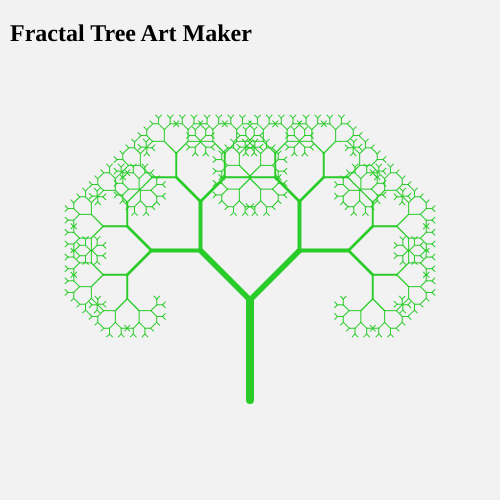
Frame 1 (no input)
Frame 2 (the mouse pressed at the canvas centre, redrawn once): identical to frame 1, image omitted

The p5.js sketch that drew this single still picture (run headless with seeded random() and noise() and a simulated clock; the mouse was pressed at the canvas centre and the sketch redrawn once):

// p5.js sketch
// ── sketch.js
let params = {
  angle1: 90,        // Angle between branches
  angle2: 0,         // Angular rotation for new branches
  branches: 2,       // Number of branches (now minimum 2)
  startLength: 100,  // Initial length
  lengthMult: 0.7,   // Length multiplier
  startWidth: 8,     // Initial width
  widthMult: 0.7,    // Width multiplier
  
  depth: 10,         // Recursion depth
  randomness: 0.0,   // Randomness factor
  hue: 120,          // Base color hue
  hueVariation: 20,  // Color variation
  colorVariation: false,  // Color variation mode (default false)
  solidHue: 120,     // Solid color hue
  solidSat: 80,      // Solid color saturation
  solidBright: 80,   // Solid color brightness
  branchGradient: false,  // Gradient along branches
  darkColors: false      // Use darker color palette
};

let labels = {};
let sliders = {};
let checkboxes = {};
let controlsOffsetX = 0;
let controlsOffsetY = 0;
let size = 500;

function setup() {
  createCanvas(size, size);
  colorMode(HSB, 360, 100, 100);
  noLoop();
  
  // Title
  labels.title = createElement('h2', 'Fractal Tree Art Maker').position(10, 0);

  controlsOffsetX = size + 10;
  controlsOffsetY -= 10;

  // ===== CORE PARAMETERS =====
  labels.heading1 = createElement('h3', 'Core Parameters').style('font-weight', 'bold').position(controlsOffsetX + 20, controlsOffsetY + 0);
  
  // Angle 1
  controlsOffsetY += 30;
  labels.angle1 = createElement('label', 'Branch Angle:').position(controlsOffsetX + 20, controlsOffsetY + 10); // Angle Between Branches
  sliders.angle1 = createSlider(0, 360, params.angle1);
  sliders.angle1.position(controlsOffsetX + 150, controlsOffsetY + 10);
  sliders.angle1.input(updateAndRedraw);
  
  // Angle 2
  controlsOffsetY += 30;
  labels.angle2 = createElement('label', 'Branch Rotation:').position(controlsOffsetX + 20, controlsOffsetY + 10);
  sliders.angle2 = createSlider(0, 360, params.angle2);
  sliders.angle2.position(controlsOffsetX + 150, controlsOffsetY + 10);
  sliders.angle2.input(updateAndRedraw);
  
  // Branches
  controlsOffsetY += 30;
  labels.branches = createElement('label', 'No. ofBranches:').position(controlsOffsetX + 20, controlsOffsetY + 10);
  sliders.branches = createSlider(2, 5, params.branches, 1); // Minimum braches are 2 to allow the use of two angles
  sliders.branches.position(controlsOffsetX + 150, controlsOffsetY + 10);
  sliders.branches.input(() => {
    params.branches = sliders.branches.value();
    updateAndRedraw();
  });
  
  // ===== SIZE CONTROLS =====
  controlsOffsetY += 40;
  labels.heading2 = createElement('h3', 'Size Controls').style('font-weight', 'bold').position(controlsOffsetX + 20, controlsOffsetY + 0);
  
  // Start Length
  controlsOffsetY += 30;
  labels.startLength = createElement('label', 'Start Length:').position(controlsOffsetX + 20, controlsOffsetY + 10);
  sliders.startLength = createSlider(10, 200, params.startLength);
  sliders.startLength.position(controlsOffsetX + 150, controlsOffsetY + 10);
  sliders.startLength.input(updateAndRedraw);
  
  // Length Multiplier
  controlsOffsetY += 30;
  labels.lengthMult = createElement('label', 'Length Mult:').position(controlsOffsetX + 20, controlsOffsetY + 10);
  sliders.lengthMult = createSlider(0.1, 0.9, params.lengthMult, 0.01);
  sliders.lengthMult.position(controlsOffsetX + 150, controlsOffsetY + 10);
  sliders.lengthMult.input(updateAndRedraw);
  
  // Start Width
  controlsOffsetY += 30;
  labels.startWidth = createElement('label', 'Start Width:').position(controlsOffsetX + 20, controlsOffsetY + 10);
  sliders.startWidth = createSlider(1, 20, params.startWidth);
  sliders.startWidth.position(controlsOffsetX + 150, controlsOffsetY + 10);
  sliders.startWidth.input(updateAndRedraw);
  
  // Width Multiplier
  controlsOffsetY += 30;
  labels.widthMult = createElement('label', 'Width Mult:').position(controlsOffsetX + 20, controlsOffsetY + 10);
  sliders.widthMult = createSlider(0.1, 0.9, params.widthMult, 0.01);
  sliders.widthMult.position(controlsOffsetX + 150, controlsOffsetY + 10);
  sliders.widthMult.input(updateAndRedraw);
  
  // ===== ENHANCEMENTS =====
  controlsOffsetY += 40;
  labels.heading3 = createElement('h3', 'Enhancements').style('font-weight', 'bold').position(controlsOffsetX + 20, controlsOffsetY + 0);
  
  // Recursion Depth
  controlsOffsetY += 30;
  labels.depth = createElement('label', 'Depth:').position(controlsOffsetX + 20, controlsOffsetY + 10);
  sliders.depth = createSlider(1, 15, params.depth, 1);
  sliders.depth.position(controlsOffsetX + 150, controlsOffsetY + 10);
  sliders.depth.input(updateAndRedraw);
  
  // Randomness
  controlsOffsetY += 30;
  labels.randomness = createElement('label', 'Randomness:').position(controlsOffsetX + 20, controlsOffsetY + 10);
  sliders.randomness = createSlider(0, 1, params.randomness, 0.01);
  sliders.randomness.position(controlsOffsetX + 150, controlsOffsetY + 10);
  sliders.randomness.input(updateAndRedraw);
  
  // Color Variation Mode
  controlsOffsetY += 30;
  labels.colorVariation = createElement('label', 'Color Variation:').position(controlsOffsetX + 20, controlsOffsetY + 10);
  checkboxes.colorVariation = createCheckbox('', params.colorVariation);
  checkboxes.colorVariation.position(controlsOffsetX + 150, controlsOffsetY + 10);
  checkboxes.colorVariation.changed(() => {
    params.colorVariation = checkboxes.colorVariation.checked();
    updateUI();
    redraw();
  });
  
  // Solid Color Controls (visible by default)
  controlsOffsetY += 30;
  labels.solidHue = createElement('label', 'Hue:').position(controlsOffsetX + 20, controlsOffsetY + 10);
  sliders.solidHue = createSlider(0, 360, params.solidHue);
  sliders.solidHue.position(controlsOffsetX + 150, controlsOffsetY + 10);
  sliders.solidHue.input(() => {
    params.solidHue = sliders.solidHue.value();
    redraw();
  });

  controlsOffsetY += 30;
  labels.solidSat = createElement('label', 'Saturation:').position(controlsOffsetX + 20, controlsOffsetY + 10);
  sliders.solidSat = createSlider(0, 100, params.solidSat);
  sliders.solidSat.position(controlsOffsetX + 150, controlsOffsetY + 10);
  sliders.solidSat.input(() => {
    params.solidSat = sliders.solidSat.value();
    redraw();
  });

  controlsOffsetY += 30;
  labels.solidBright = createElement('label', 'Brightness:').position(controlsOffsetX + 20, controlsOffsetY + 10);
  sliders.solidBright = createSlider(0, 100, params.solidBright);
  sliders.solidBright.position(controlsOffsetX + 150, controlsOffsetY + 10);
  sliders.solidBright.input(() => {
    params.solidBright = sliders.solidBright.value();
    redraw();
  });
  
  // Color Variation Controls (hidden by default)
  controlsOffsetY += 30;
  labels.hue = createElement('label', 'Base Hue:').position(controlsOffsetX + 20, controlsOffsetY + 10);
  sliders.hue = createSlider(0, 360, params.hue);
  sliders.hue.position(controlsOffsetX + 150, controlsOffsetY + 10);
  sliders.hue.input(updateAndRedraw);
  
  controlsOffsetY += 30;
  labels.hueVariation = createElement('label', 'Hue Spread:').position(controlsOffsetX + 20, controlsOffsetY + 10);
  sliders.hueVariation = createSlider(0, 180, params.hueVariation);
  sliders.hueVariation.position(controlsOffsetX + 150, controlsOffsetY + 10);
  sliders.hueVariation.input(updateAndRedraw);
  
  // Branch Gradient Toggle
  controlsOffsetY += 30;
  labels.branchGradient = createElement('label', 'Branch Gradient:').position(controlsOffsetX + 20, controlsOffsetY + 10);
  checkboxes.branchGradient = createCheckbox('', params.branchGradient);
  checkboxes.branchGradient.position(controlsOffsetX + 150, controlsOffsetY + 10);
  checkboxes.branchGradient.changed(() => {
    params.branchGradient = checkboxes.branchGradient.checked();
    redraw();
  });
  
  // Dark Colors Toggle
  controlsOffsetY += 30;
  labels.darkColors = createElement('label', 'Dark Colors:').position(controlsOffsetX + 20, controlsOffsetY + 10);
  checkboxes.darkColors = createCheckbox('', params.darkColors);
  checkboxes.darkColors.position(controlsOffsetX + 150, controlsOffsetY + 10);
  checkboxes.darkColors.changed(() => {
    params.darkColors = checkboxes.darkColors.checked();
    redraw();
  });
  
  // ===== CONTROLS =====
  controlsOffsetY += 40;
  // Randomize button
  let randomizeBtn = createButton('Randomize All');
  randomizeBtn.position(controlsOffsetX + 20, controlsOffsetY + 10);
  randomizeBtn.mousePressed(randomizeParams);
  
  // Initial UI setup
  updateUI();
}

function updateAndRedraw() {
  updateParams();
  redraw();
}

function updateParams() {
  params.angle1 = sliders.angle1.value();
  params.angle2 = sliders.angle2.value();
  params.branches = sliders.branches.value();
  params.startLength = sliders.startLength.value();
  params.lengthMult = sliders.lengthMult.value();
  params.startWidth = sliders.startWidth.value();
  params.widthMult = sliders.widthMult.value();
  params.depth = sliders.depth.value();
  params.randomness = sliders.randomness.value();
  params.hue = sliders.hue.value();
  params.hueVariation = sliders.hueVariation.value();
}

function updateUI() {
  // Show/hide controls based on color variation mode
  const isVariation = params.colorVariation;
  
  // Update solid color controls visibility
  sliders.solidHue.elt.style.display = isVariation ? 'none' : 'block';
  labels.solidHue.elt.style.display = isVariation ? 'none' : 'block';
  sliders.solidSat.elt.style.display = isVariation ? 'none' : 'block';
  labels.solidSat.elt.style.display = isVariation ? 'none' : 'block';
  sliders.solidBright.elt.style.display = isVariation ? 'none' : 'block';
  labels.solidBright.elt.style.display = isVariation ? 'none' : 'block';
  
  // Update color variation controls visibility and position
  sliders.hue.elt.style.display = isVariation ? 'block' : 'none';
  labels.hue.elt.style.display = isVariation ? 'block' : 'none';
  sliders.hueVariation.elt.style.display = isVariation ? 'block' : 'none';
  labels.hueVariation.elt.style.display = isVariation ? 'block' : 'none';
  checkboxes.branchGradient.elt.style.display = isVariation ? 'block' : 'none';
  labels.branchGradient.elt.style.display = isVariation ? 'block' : 'none';
  checkboxes.darkColors.elt.style.display = isVariation ? 'block' : 'none';
  labels.darkColors.elt.style.display = isVariation ? 'block' : 'none';
  
  if (isVariation) {
    // Color variation controls being positioned in the same space as the invisible solid color controls
    let baseY = checkboxes.colorVariation.y + 30;
    labels.hue.position(controlsOffsetX + 20, baseY + 10);
    sliders.hue.position(controlsOffsetX + 150, baseY + 10);
    labels.hueVariation.position(controlsOffsetX + 20, baseY + 40);
    sliders.hueVariation.position(controlsOffsetX + 150, baseY + 40);
    labels.branchGradient.position(controlsOffsetX + 20, baseY + 70);
    checkboxes.branchGradient.position(controlsOffsetX + 150, baseY + 70);
    labels.darkColors.position(controlsOffsetX + 20, baseY + 100);
    checkboxes.darkColors.position(controlsOffsetX + 150, baseY + 100);
  }
}

function draw() {
  randomSeed(42); // Fixed seed for consistent randomness
  background(0, 0, 95);
  translate(width/2, height/2 + 150);
  
  // Draw the tree with the current hue
  drawBranch(params.startLength, 0, params.depth, params.startWidth);
}

function drawBranch(len, angle, depth, width) {
  if (depth <= 0) return;
  
  // Calculate color based on mode
  let hue, sat, bright;
  if (params.colorVariation) {
    let baseHue = (params.hue + depth * 40) % 360;
    let variation = (angle * depth * params.hueVariation * 8) / 360;
    hue = (baseHue + variation) % 360;
    
    if (params.darkColors) {
      sat = 60 + (depth * 3);
      bright = 40 + (depth * 3);
    } else {
      sat = 80 + (depth * 5);
      bright = 60 + (depth * 5);
    }
  } else {
    hue = params.solidHue;
    sat = params.solidSat;
    bright = params.solidBright;
  }
  
  // Apply randomness
  let actualLen = len * (1 + random(-params.randomness, params.randomness));
  
  // Draw branch
  push();
  rotate(radians(angle));
  
  if (params.colorVariation && params.branchGradient) {
    let steps = 20;
    let stepLen = actualLen / steps;
    for (let i = 0; i < steps; i++) {
      let t = i / steps;
      let gradientHue = (hue + (t * params.hueVariation)) % 360;
      stroke(gradientHue, sat, bright);
      strokeWeight(width * (1 - t * 0.3));
      line(0, -i * stepLen, 0, -(i + 1) * stepLen);
    }
  } else {
    stroke(hue, sat, bright);
    strokeWeight(width);
    line(0, 0, 0, -actualLen);
  }
  
  translate(0, -actualLen);
  
  // Create sub-branches
  if (depth > 1) {
    let newWidth = width * params.widthMult;
    if (newWidth < 1) newWidth = 1;
    
    if (params.branches === 2) {
      // Half of angle1 for each branch
      let branchAngle1 = params.angle1/2;
      let branchAngle2 = -params.angle1/2;

      // Angle 2 for rotation
      let rotation = params.angle2;
      
      drawBranch(len * params.lengthMult, branchAngle1 + rotation, depth-1, newWidth);
      drawBranch(len * params.lengthMult, branchAngle2 + rotation, depth-1, newWidth);
    } else {
      // Multi-branch
      let angleStep = params.angle1 / (params.branches - 1);
      let startAngle = -params.angle1/2;  // Start from negative half of angle1
      let rotation = params.angle2;       
      
      for (let i = 0; i < params.branches; i++) {
        let branchAngle = startAngle + (angleStep * i) + rotation;
        drawBranch(len * params.lengthMult, branchAngle, depth-1, newWidth);
      }
    }
  }
  pop();
}

function randomizeParams() {
  // Core parameters
  params.angle1 = floor(random(30, 120));  // Angle between branches
  params.angle2 = floor(random(0, 360));   // Branch rotation
  params.branches = floor(random(2, 6));
  
  // Size parameters
  params.startLength = floor(random(50, 150));
  params.lengthMult = random(0.5, 0.8);
  params.startWidth = floor(random(3, 12));
  params.widthMult = random(0.5, 0.8);
  
  // Enhancements
  params.depth = floor(random(5, 12));
  params.randomness = random(0.1, 0.3);
  params.colorVariation = random() > 0.5;
  params.solidHue = floor(random(360));
  params.solidSat = floor(random(50, 100));
  params.solidBright = floor(random(50, 100));
  params.hue = floor(random(360));
  params.hueVariation = floor(random(10, 40));
  params.branchGradient = random() > 0.5;
  params.darkColors = random() > 0.5;
  
  // Update all controls
  sliders.angle1.value(params.angle1);
  sliders.angle2.value(params.angle2);
  sliders.branches.value(params.branches);
  sliders.startLength.value(params.startLength);
  sliders.lengthMult.value(params.lengthMult);
  sliders.startWidth.value(params.startWidth);
  sliders.widthMult.value(params.widthMult);
  sliders.depth.value(params.depth);
  sliders.randomness.value(params.randomness);
  checkboxes.colorVariation.checked(params.colorVariation);
  sliders.solidHue.value(params.solidHue);
  sliders.solidSat.value(params.solidSat);
  sliders.solidBright.value(params.solidBright);
  sliders.hue.value(params.hue);
  sliders.hueVariation.value(params.hueVariation);
  checkboxes.branchGradient.checked(params.branchGradient);
  checkboxes.darkColors.checked(params.darkColors);
  
  updateUI();
  redraw();
}
